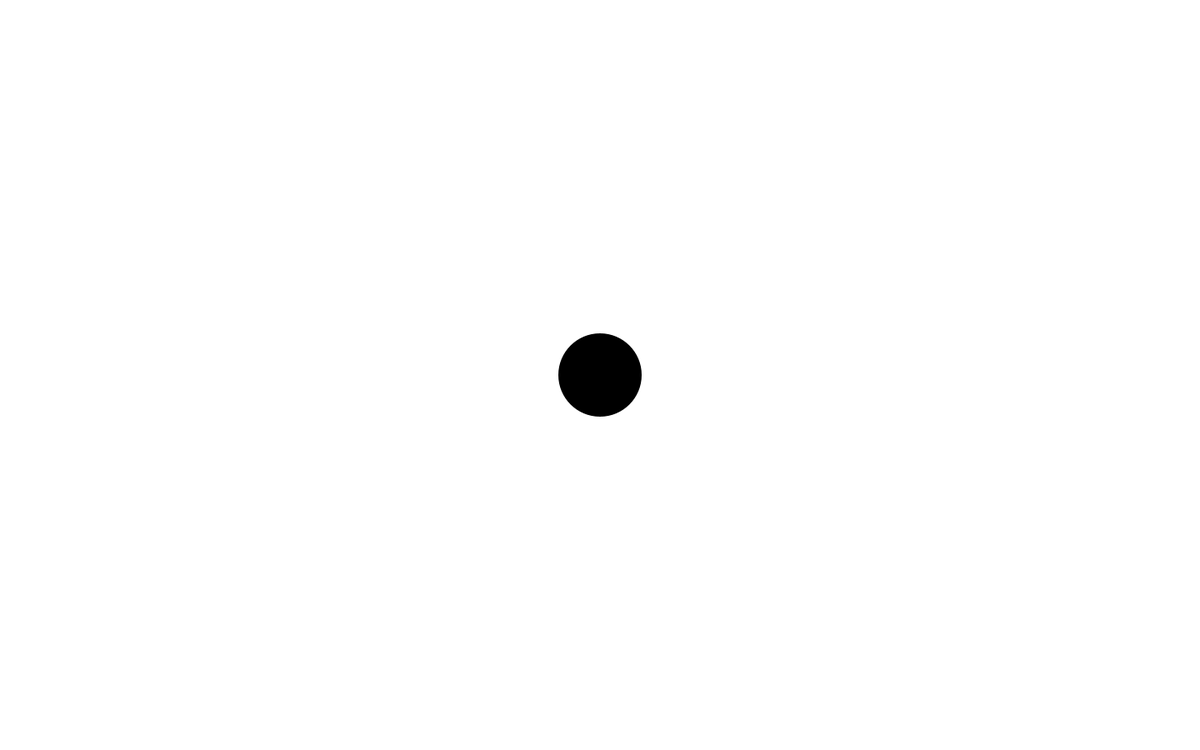
Frame 1 (no input)
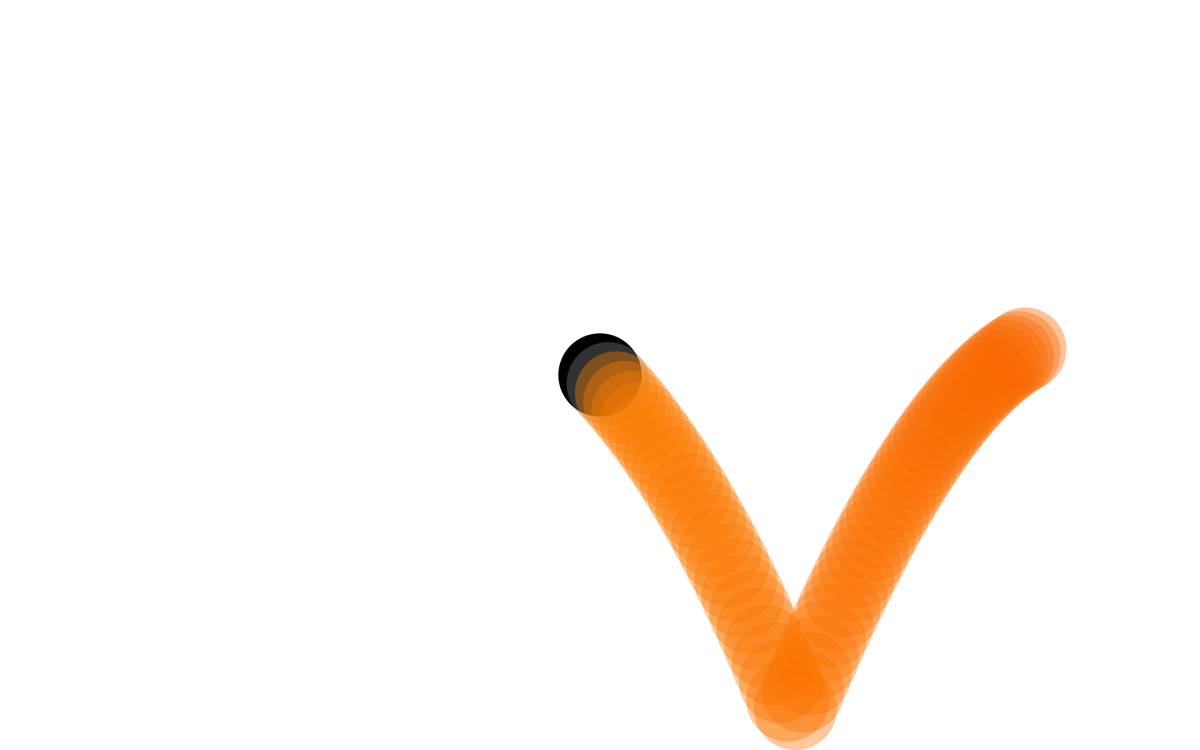
Frame 60 (the mouse pressed at the canvas centre just before this capture)
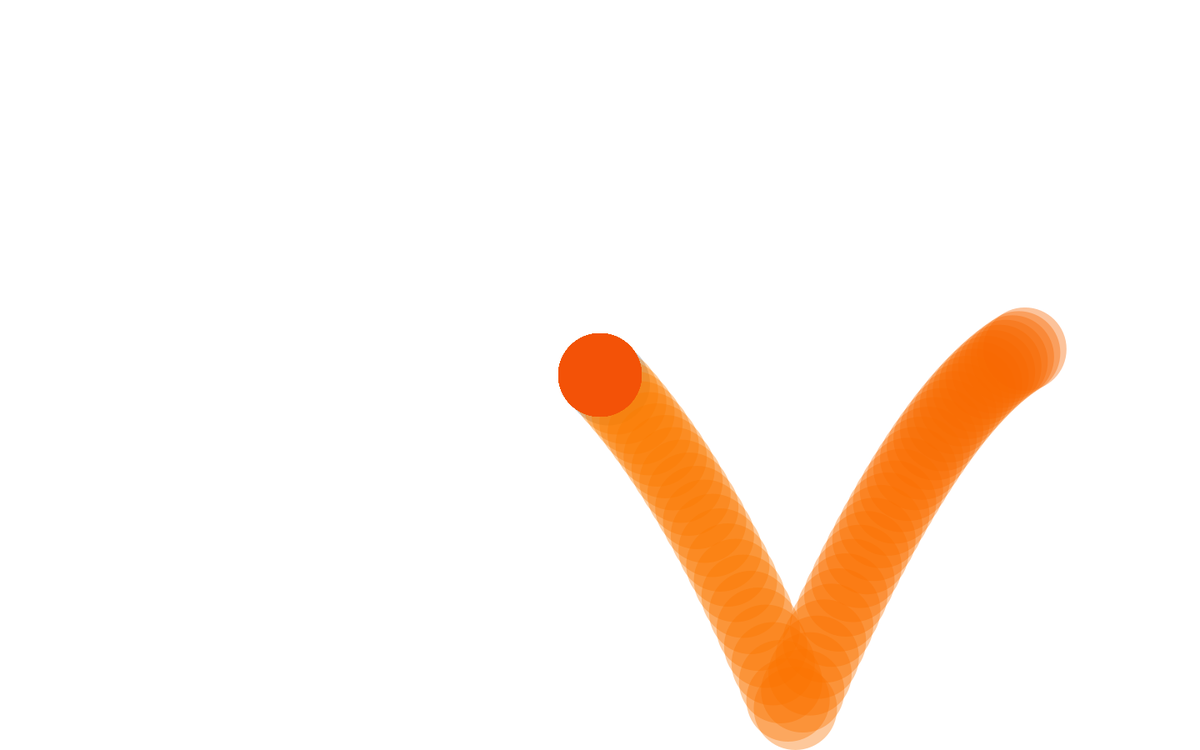
Frame 120 (the mouse held since frame 60 and released just before this capture)

The Processing sketch that drew these frames (run headless with seeded random() and noise(); from frame 60 on, the mouse is pressed at the canvas centre):

// Processing sketch: processing_167414
// ── processing_167414.pde

float x;
float y;
float easing = 0.01;
float yspeed = 10;
float xspeed = 10;
float balldiameter = 100;
float ballradius = balldiameter/2;
float R=125;
float centerR=125;
float a=PI/2;
float a1=PI;
float a2=3*PI/2;
float pathR=125;
float pathG=125;
float G=125;
float centerG=125;
float pathB=125;
float B=125;
float centerB=125;
float pathAlpha=125;
float Alpha=125;
float centerAlpha=125;


void setup() 
{
  size (1440,900);
  background (255);
  fill (0);
  ellipseMode(CENTER);
  smooth();
  noStroke();
  x = width/2;
  y = height/2;
}
 
void draw() {
  noStroke();
  mouseChecks();
  boundaryChecks();
  ballFunctions();
  keyFunctions();
  fill(pathR, pathG, pathB, 100);
  pathR=centerR+R*sin(a);
  a=a+.003;
 
  pathG=centerG+G*sin(a1);
  a1=a1+.003;
 
  pathB=centerB+B*sin(a2);
  a2=a2+.003;
}

 
 



 
void mouseChecks() {
  if (mousePressed == true) {
    x = mouseX;
    y = mouseY;
    yspeed = mouseY - pmouseY;
    xspeed = mouseX - pmouseX;
    frameRate(60);
  }
}
 
void boundaryChecks() {
  if (y >= height - ballradius) {
    y = height - ballradius;
    yspeed = -yspeed/1.05;
  }
  if (y <= ballradius) {
    y = ballradius;
    yspeed = -yspeed/1.05;
  }
  if (x >= width -ballradius) {
    x = width -ballradius;
    xspeed = -xspeed/1.05;
  }
  if (x <= ballradius) {
    x = ballradius;
    xspeed = -xspeed/1.05;
  }
}
 
void ballFunctions() {
  if (balldiameter < 4) {
    balldiameter = 5;
  }
  if (balldiameter > 400) {
    balldiameter = 400;
  }
  ballradius = balldiameter/2;
  ellipse (x,y,balldiameter,balldiameter);
  yspeed = yspeed += 0.5;
  xspeed = xspeed/1.005;
  y = y + yspeed;
  x = x + xspeed;
}
void keyFunctions() {
  if (keyPressed) {
    if(keyCode == UP) {
      balldiameter +=25;
    }
    if (keyCode == DOWN) {
      balldiameter -=15;
    }
   
   if (keyCode == SHIFT){
  setup();


  }}}
